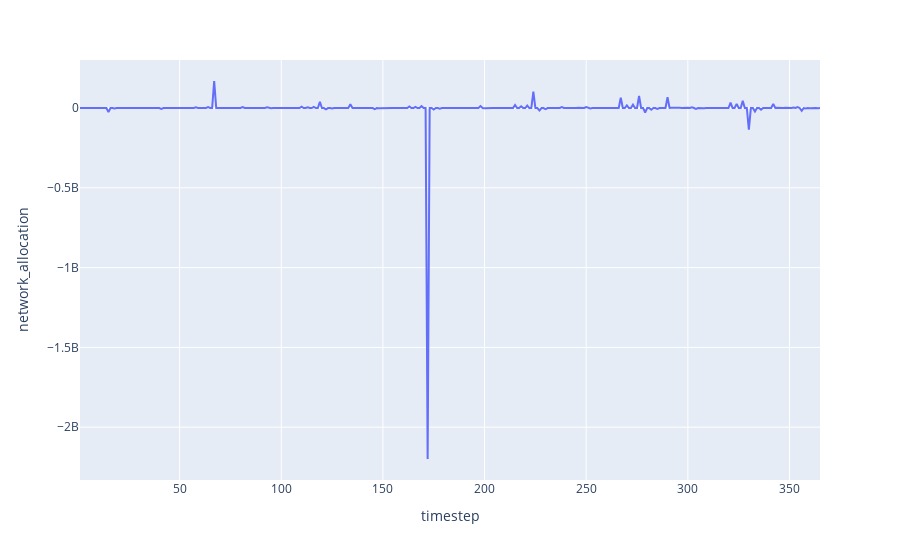

Write notebook code for a chart like this one.
### Markdown cell above
Once we have the results post-processed and in a Pandas DataFrame, we can use Plotly for plotting our results:

### Code cell
# Plot the total validating rewards in ETH for each subset
px.line(df, x='timestep', y='network_allocation')

### Figure 1 — Plotly figure (JSON) as saved in the notebook; plotly's stock layout.template omitted (floating-point values rounded to 4 significant figures; data arrays with more than 128 entries replaced by an {"elided": "..."} marker saying what was removed)
{"data": [{"hovertemplate": "timestep=%{x}<br>network_allocation=%{y}<extra></extra>", "legendgroup": "", "line": {"color": "#636efa", "dash": "solid"}, "mode": "lines", "name": "", "orientation": "v", "showlegend": false, "type": "scatter", "x": {"elided": "365 int values"}, "xaxis": "x", "y": {"elided": "365 float values"}, "yaxis": "y"}], "layout": {"legend": {"tracegroupgap": 0}, "margin": {"t": 60}, "xaxis": {"anchor": "y", "domain": [0, 1], "title": {"text": "timestep"}}, "yaxis": {"anchor": "x", "domain": [0, 1], "title": {"text": "network_allocation"}}}}
